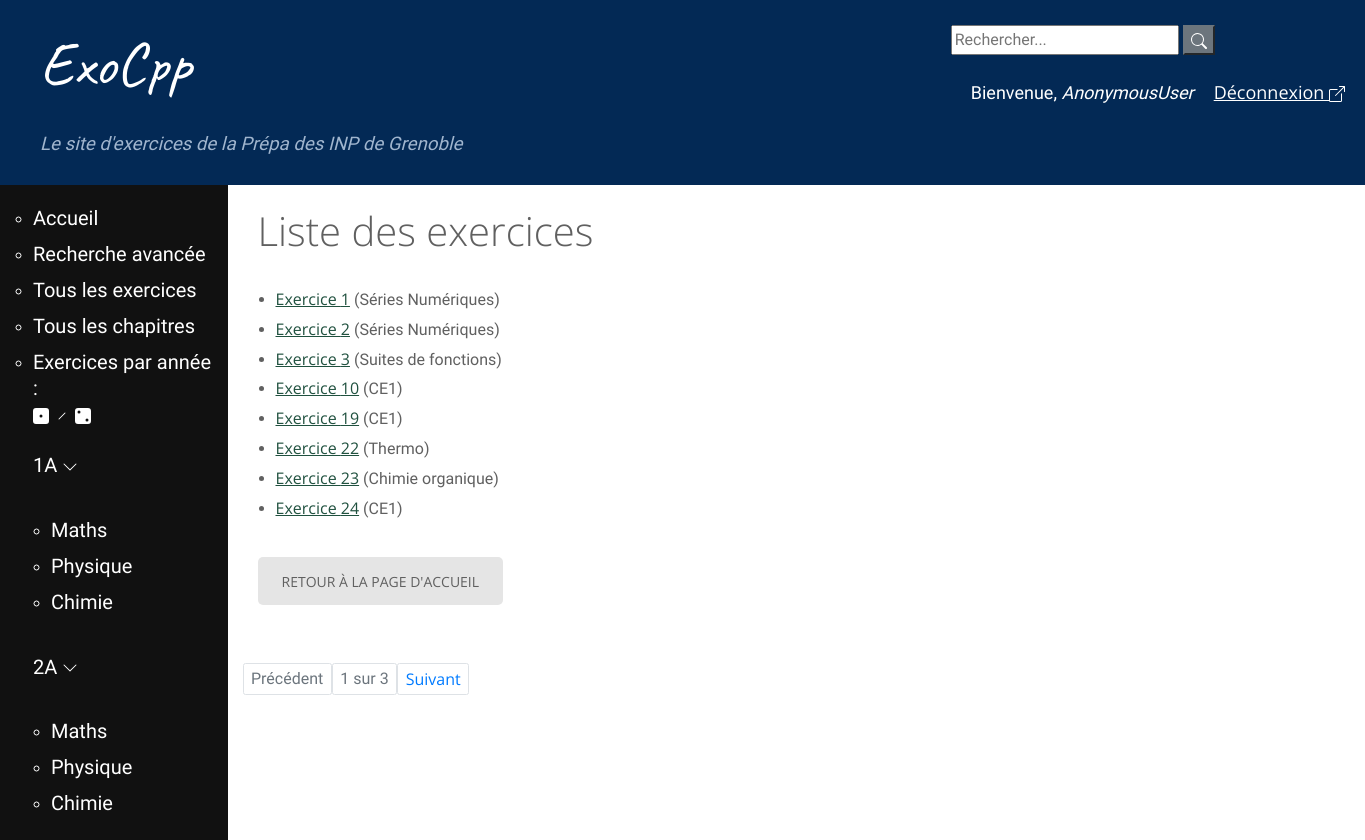
The page /exercices/ on the database its author committed.
### exo/models.py (models this page shows, shortened)
class Exercice(models.Model):
    nom = models.CharField(max_length=200, null=True, blank=True)
    tags = TaggableManager()
    difficulte = models.IntegerField(null=True, blank=True, choices = ((1, '*'), (2, '**'),
        (3, '***')))
    chapitre = models.ForeignKey(Chapitre, on_delete = models.CASCADE)
    provenance = models.CharField(max_length=200, default='', null=True, blank=True)
    numero = models.IntegerField(default=1)
    def get_absolute_url(self):
        return reverse('exercice-details', args=[str(self.id)])

class Chapitre(models.Model):
    annee = models.CharField(max_length=2, choices = [('1A', 'Première année'),
        ('2A', 'Deuxième année')])
    matiere = models.CharField(max_length=40, choices = MATIERES)
    nom = models.CharField(max_length=200, null=False, unique=True)
    numero = models.IntegerField(null=True, error_messages={"invalid_choice" : "Ce numéro de chapitre existe déjà."},
        help_text="Vous pouvez numéroter le chapitre/module \
        pour permettre un classement dans l'ordre du programme (recommandé, \
        la valeur par défaut est 1)", default=1, unique=True)

### exo/views.py (the view)
# urls.py: path('exercices/', views.ExerciceListView.as_view(), name='exercices'),
class ExerciceListView(generic.ListView):
    model = Exercice
    paginate_by = 8

### exo/templates/exo/exercice_list.html (shortened to what this page needs)
{% extends "base_generic.html" %}
{% load static %}
{% block content %}
  <h1>Liste des exercices</h1>
  {% if exercice_list %}
  <ul>
    {% for exercice in exercice_list %}
      <li>
        <a href="{{ exercice.get_absolute_url }}"> Exercice {{ exercice.id }}</a> ({{exercice.chapitre.nom }})
      </li>
    {% endfor %}
  </ul>
  {% else %}
    <p>Il n'y a pas d'exercices dans le catalogue.</p>
  {% endif %}
<a href="{% url 'home' %}" class="btn btn-outline-secondary btn-sm">Retour à la page d'accueil</a>
{% endblock %}

### exo/static/css/styles.css (style rules this page uses)
html, body { height: 100% }

### exo/static/css/styles2.css (style rules this page uses)
html { -ms-text-size-adjust:100%;-webkit-text-size-adjust:100%;font-family:sans-serif }
body { margin:0 }
a { background-color:transparent }
h1 { font-size:2em;margin:0.67em 0 }
* { -webkit-box-sizing:border-box;box-sizing:border-box }
*:before,*:after { -webkit-box-sizing:border-box;box-sizing:border-box }
html { -webkit-tap-highlight-color:transparent;font-size:10px }
body { background-color:#fff;color:#333;font-family:"Helvetica Neue", Helvetica, Arial, sans-serif;font-size:14px;line-height:1.42857143 }
a { color:#337ab7;text-decoration:none }
html * { text-rendering:optimizeLegibility;-webkit-font-smoothing:antialiased;-moz-osx-font-smoothing:grayscale }
html { font-size:10px;-webkit-tap-highlight-color:transparent }
body { font-family:"Work Sans",Helvetica,Arial,sans-serif;font-size:16px;font-weight:normal;line-height:1.5;color:#606060;background-color:#fff;background-position:center;background-repeat:no-repeat;background-size:cover;overflow-x:hidden; overflow-y:auto }
a { color:#77cde3;text-decoration:underline;-webkit-transition:color 0.3s;transition:color 0.3s }
h1,h2,h3,h4,h5,h6,.h1,.h2,.product-info .product_title,.product-info .price,.h3,.h4,.h5,.h6 { line-height:1.3;color:#606060;margin-top:0 }
h1,.h1 { margin-bottom:28px }
h1,.h1 { font-size:40px;font-weight:300;font-style:normal;text-transform:none }
.text-success, ul,ol { line-height:1.8;padding-left:18px;margin-top:0;margin-bottom:24px }
.btn,.back-btn,.done-btn,.search-btn,.single-post article label+input[type="submit"],.single_add_to_cart_button,#place_order, .button { display:inline-block;height:48px;line-height:45px;font-size:14px;font-weight:normal;color:#606060;text-align:center;vertical-align:middle;text-decoration:none;text-transform:uppercase;border:2px solid transparent;border-radius:5px;-ms-touch-action:manipulation;touch-action:manipulation;cursor:pointer;background-image:none; white-space:nowrap;padding:0 22px;margin:10px 8px 10px 0;-webkit-transform:translateZ(0);transform:translateZ(0);-webkit-user-select:none;-moz-user-select:none;-ms-user-select:none;user-select:none;-webkit-transition:color 0.3s ease-out,background-color 0.3s ease-out;transition:color 0.3s ease-out,background-color 0.3s ease-out;background-color:#e5e5e5 }

### exo/templates/base_generic.html (style rules this page uses)
a, a:hover { color: #20513f; }
h1, h2, h3, h4, h5, h6, .h1, .h2, .product-info .product_title, .product-info .price, .h3, .h4, .h5, .h6 { font-family: 'Open Sans', Helvetica, Arial, sans-serif; }
a { font-family: 'Open Sans', Helvetica, Arial, sans-serif; }
.btn, .back-btn, .btn-primary, .add-to-cart em, .add-to-cart, .done-btn, .search-btn, .single-post article label+input[type="submit"], .single_add_to_cart_button,.button { font-family: 'Open Sans', Helvetica, Arial, sans-serif; }

### rows shown on the page
Exercice: id "1", chapitre.nom "Séries Numériques"
Exercice: id "2", chapitre.nom "Séries Numériques"
Exercice: id "3", chapitre.nom "Suites de fonctions"
Exercice: id "10", chapitre.nom "CE1"
Exercice: id "19", chapitre.nom "CE1"
Exercice: id "22", chapitre.nom "Thermo"
Exercice: id "23", chapitre.nom "Chimie organique"
Exercice: id "24", chapitre.nom "CE1"

### other values the page prints
{{ request.user }} "AnonymousUser"
{{ page_obj.number }} "1"
{{ page_obj.paginator.num_pages }} "3"
